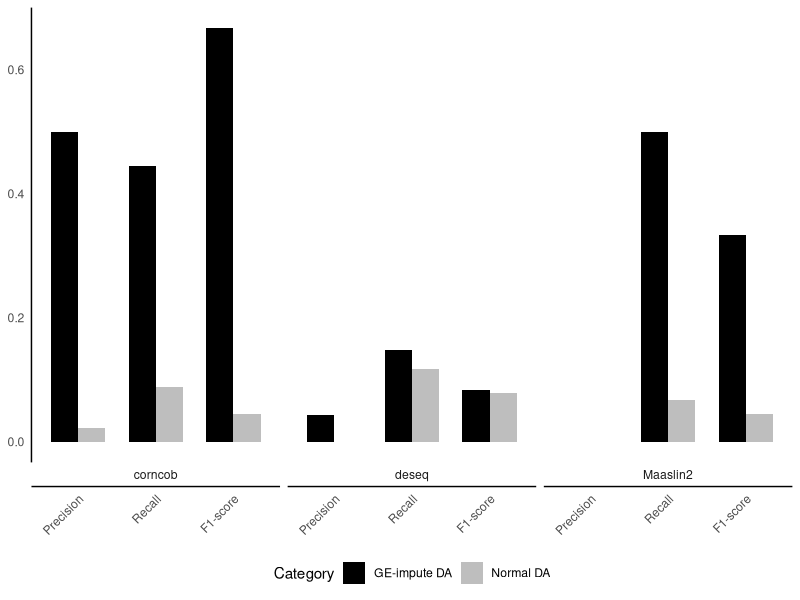

This figure's R source:
#plot
library(ggplot2)

# create a dataframe
data <- data.frame(
  Method = rep(c("Maaslin2", "corncob", "deseq"), each = 6),
  Indicator = rep(c("Precision", "Recall", "F1-score"), times = 6),
  Category = rep(c("Normal DA", "GE-impute DA"), each = 3, times = 3),
  Value = c(0, 0.06667, 0.04444, NaN, 0.5, 0.33333,
            0.02222, 0.08889, 0.04444, 0.5, 0.44444, 0.66667,
            NaN, 0.11765, 0.07842, 0.04255, 0.14815, 0.08333)
)

indicator_order <- c("Precision", "Recall", "F1-score")
data$Indicator <- factor(data$Indicator, levels = indicator_order)

color_scale <- c( "black","gray")


p <- ggplot(data, aes(x = Indicator, y = Value, fill = Category)) +
  geom_bar(stat = "identity", position = "dodge", width = 0.7) +
  facet_grid(cols = vars(Method), scales = "free_x", switch = "x") +  
  scale_fill_manual(values = color_scale) +  
  theme_minimal() +
  theme(legend.position = "bottom",  
        axis.text.x = element_text(angle = 45, hjust = 1),
        strip.text.x = element_text(angle = 0),
        strip.background = element_blank(),  
        axis.title = element_blank(),  
        panel.grid.major = element_blank(),  
        panel.grid.minor = element_blank(),  
        panel.border = element_blank(),  
        axis.line = element_line(color = "black")) +  
  labs(fill = "Category") +  
  scale_x_discrete(limits = indicator_order)  

print(p)

